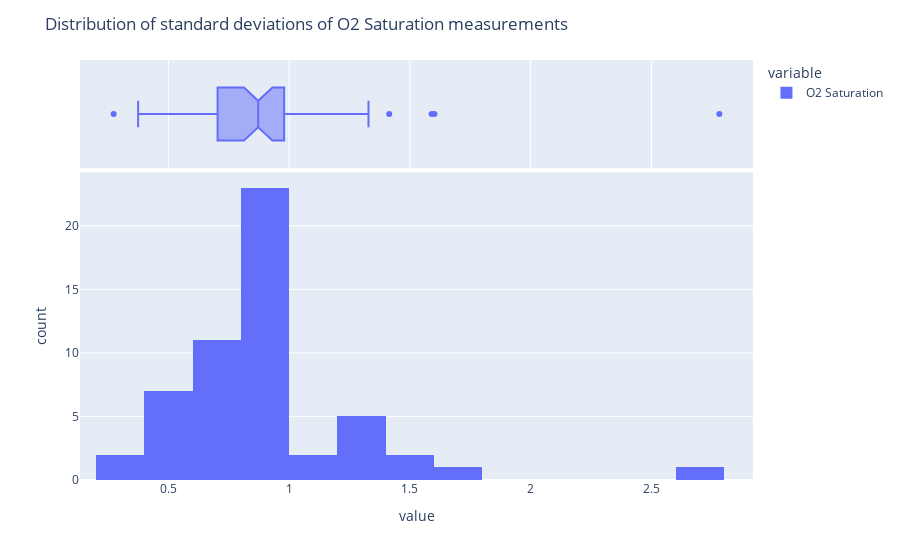

Write notebook code for a chart like this one.
### Markdown cell above
# Find the uncertainy of an o2 sat measurement

### Code cell
# Estimate the uncertainty of an o2 sat measurement
# Take the healthiest individuals and compute the standard deviation of their measurements
# Plot a histogram of the standard deviations
# Take the mean as the std of an o2 sat measurement


def get_std(df):
    """
    If there are more than 10 values, compute the standard deviation
    Else, return NaN
    """
    if len(df) > 10:
        return df.std()
    else:
        return np.nan


df_std = datah.compute_avg(df, "FEV1 % Predicted", "%")
print(f"{df.ID.nunique()} IDs")
# Filter healthy individuals
df_std = df_std[df_std["FEV1 % Predicted"] > 80]
print(f"{df_std.ID.nunique()} healthy IDs")

stds = df_std.groupby("ID")["O2 Saturation"].agg(get_std)
stds = stds.dropna()
print(f"{len(stds)}/{df_std.ID.nunique()} IDs with > 10 measurements")

# Print avg std
print(f"Average std: {stds.mean()}")
print(f"Median std: {stds.median()}")

# Plost histogram of stds
fig = px.histogram(stds, nbins=20, marginal="box")
fig.update_layout(
    title_text="Distribution of standard deviations of O2 Saturation measurements"
)
fig.show()

### Figure 1 — Plotly figure (JSON) as saved in the notebook; plotly's stock layout.template omitted (floating-point values rounded to 4 significant figures)
{"data": [{"alignmentgroup": "True", "bingroup": "x", "hovertemplate": "variable=O2 Saturation<br>value=%{x}<br>count=%{y}<extra></extra>", "legendgroup": "O2 Saturation", "marker": {"color": "#636efa", "pattern": {"shape": ""}}, "name": "O2 Saturation", "nbinsx": 20, "offsetgroup": "O2 Saturation", "orientation": "v", "showlegend": true, "type": "histogram", "x": [0.5684, 1.228, 0.9003, 0.883, 0.7035, 0.7514, 0.8605, 0.9498, 0.8899, 0.7389, 0.5513, 0.9608, 1.414, 0.8857, 0.6401, 0.3746, 0.8047, 0.8089, 1.16, 1.246, 0.8837, 0.7224, 1.263, 0.9951, 0.7561, 0.5911, 0.7251, 0.4914, 0.8257, 0.9972, 0.556, 0.6566, 0.914, 1.601, 1.59, 0.9768, 1.261, 0.935, 0.9251, 1.328, 0.6174, 0.7124, 0.9791, 0.958, 0.6868, 0.5527, 1.194, 0.8338, 0.2733, 0.8054, 0.5073, 0.8387, 2.781, 0.9439], "xaxis": "x", "yaxis": "y"}, {"alignmentgroup": "True", "hovertemplate": "variable=O2 Saturation<br>value=%{x}<extra></extra>", "legendgroup": "O2 Saturation", "marker": {"color": "#636efa"}, "name": "O2 Saturation", "notched": true, "offsetgroup": "O2 Saturation", "showlegend": false, "type": "box", "x": [0.5684, 1.228, 0.9003, 0.883, 0.7035, 0.7514, 0.8605, 0.9498, 0.8899, 0.7389, 0.5513, 0.9608, 1.414, 0.8857, 0.6401, 0.3746, 0.8047, 0.8089, 1.16, 1.246, 0.8837, 0.7224, 1.263, 0.9951, 0.7561, 0.5911, 0.7251, 0.4914, 0.8257, 0.9972, 0.556, 0.6566, 0.914, 1.601, 1.59, 0.9768, 1.261, 0.935, 0.9251, 1.328, 0.6174, 0.7124, 0.9791, 0.958, 0.6868, 0.5527, 1.194, 0.8338, 0.2733, 0.8054, 0.5073, 0.8387, 2.781, 0.9439], "xaxis": "x2", "yaxis": "y2"}], "layout": {"barmode": "relative", "legend": {"title": {"text": "variable"}, "tracegroupgap": 0}, "margin": {"t": 60}, "title": {"text": "Distribution of standard deviations of O2 Saturation measurements"}, "xaxis": {"anchor": "y", "domain": [0, 1], "title": {"text": "value"}}, "xaxis2": {"anchor": "y2", "domain": [0, 1], "matches": "x", "showgrid": true, "showticklabels": false}, "yaxis": {"anchor": "x", "domain": [0, 0.7326], "title": {"text": "count"}}, "yaxis2": {"anchor": "x2", "domain": [0.7426, 1], "matches": "y2", "showgrid": false, "showline": false, "showticklabels": false, "ticks": ""}}}
